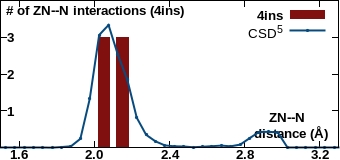

The gnuplot source for this figure:
set encoding iso_8859_1
set terminal pngcairo transparent enhanced size 340, 160 font "Arial Bold,10"
set output "/var/www/html/csgid/app/webroot/neighborhood_temp/4ins/ZN--N.png"
set lmargin at screen 0.00
set bmargin at screen 0.08
set rmargin at screen 0.995
set tmargin at screen 1.00
set xrange [1.5:3.3]
set format x "%3.1f"
set xtics 1.6,0.4,3.2
set xtics offset 0,graph 0.065
set yrange [0:4386]
unset ytics
set y2range [0:4]
set y2tics 1,1,3
set y2tics offset -49,graph 0.00
set y2tics mirror
set view 80,45
set key top right
set boxwidth 0.06
set style fill solid 1.0
set xlabel "ZN--N \n distance (\305)" offset 17,4.4
set y2label "# of ZN--N interactions (4ins)" offset -40,4 rotate by 0
plot "-" using ($1+0.05):2 with boxes lc rgb "#801010" axis x1y2 title "4ins", \
     "/var/www/html/csgid/app/webroot/neighborhood_temp/csd_metal_distances/ZN--N.csv" using ($1+0.025):2 with linespoints linewidth 2 pointtype 7 pointsize 0.2 lc rgb "#074a7e" title "CSD^{5}" axis x1y1
2	3
2.1	3
e
